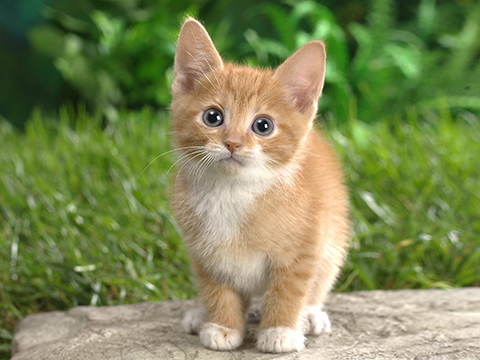
#> input picture TASK-1_Image_To_Pencil_Sketch/cat.jpg, 480 x 360 px
$ jupyter execute Image_To_Pencil_sketch.ipynb
#> lines starting #> are read from the running program, lines starting #| are printed output that depends on the picture
<a href="https://colab.research.google.com/github/Pranav-Sehgal/LGMVIP-DataScience/blob/main/Image_To_Pencil_sketch.ipynb" target="_parent"></a>

[cell 1]
#Importing Libraries
import cv2
from google.colab.patches import cv2_imshow

[cell 2]
#Reading cat.jpg input image
image = cv2.imread('cat.jpg')
#> image is the input picture: shape (360, 480, 3); mean B, G, R 85.7, 136, 125.8

[cell 3]
# Displaying Original Image
cv2_imshow(image)

[cell 4]
# Reading the black and white image
b_and_w_image = cv2.cvtColor(image, cv2.COLOR_BGR2GRAY)
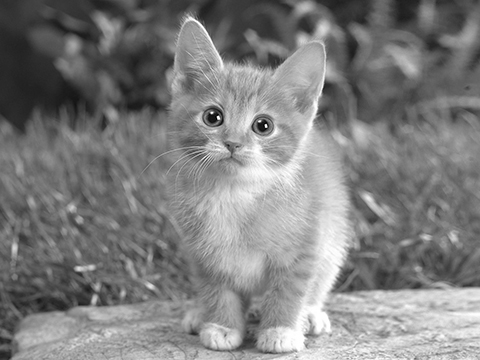
#> b_and_w_image: shape (360, 480); min 1, max 255, mean 127.2

[cell 5]
# Displaying Black And White Image
cv2_imshow(b_and_w_image)

[cell 6]
# Inverting the image
inverted_image = 255 - b_and_w_image
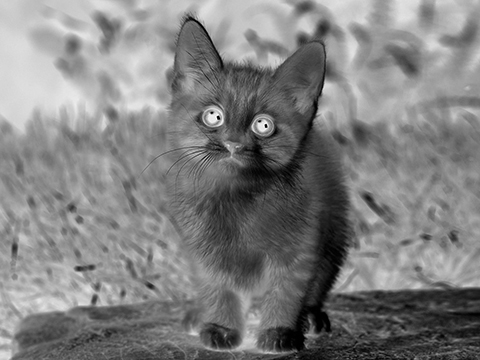
#> inverted_image: shape (360, 480); min 0, max 254, mean 127.8

[cell 7]
# Displaying Inverted Image
cv2_imshow(inverted_image)

[cell 8]
# Blurring the image
blurred = cv2.GaussianBlur(inverted_image, (21, 21), 0)
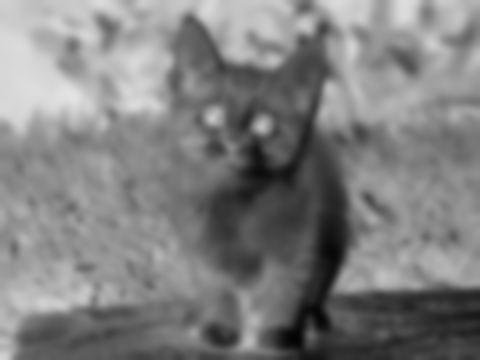
#> blurred: shape (360, 480); min 3, max 228, mean 127.8

[cell 9]
# Inverting the Blurred Image
inverted_blurred = 255 - blurred
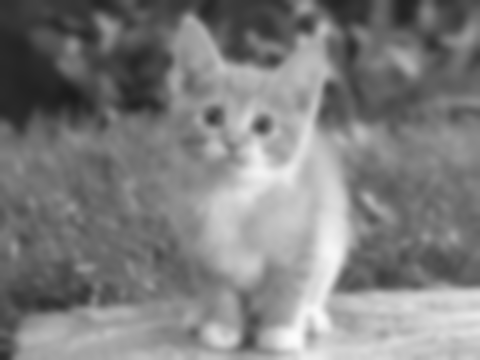
#> inverted_blurred: shape (360, 480); min 27, max 252, mean 127.2

[cell 10]
# Creating the Pencil Sketch image
pencil_sketch = cv2.divide(b_and_w_image, inverted_blurred, scale=256.0)
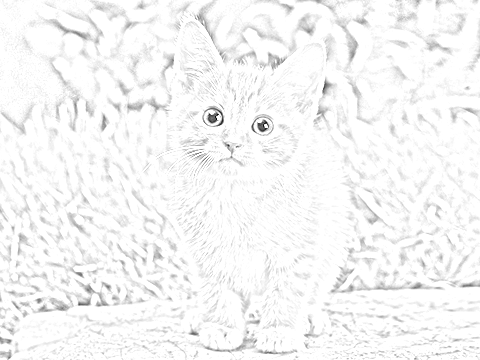
#> pencil_sketch: shape (360, 480); min 3, max 255, mean 246
